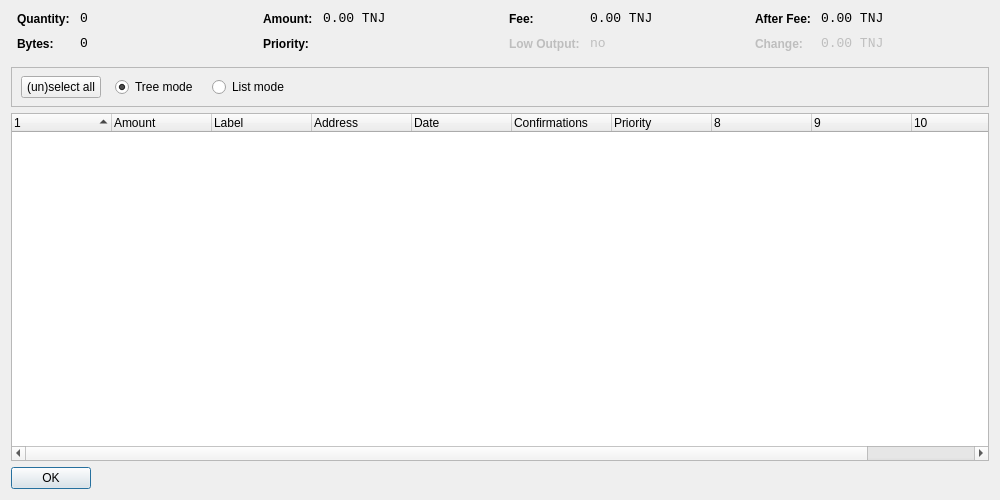
<?xml version="1.0" encoding="UTF-8"?>
<ui version="4.0">
 <class>CoinControlDialog</class>
 <widget class="QDialog" name="CoinControlDialog">
  <property name="geometry">
   <rect>
    <x>0</x>
    <y>0</y>
    <width>1000</width>
    <height>500</height>
   </rect>
  </property>
  <property name="windowTitle">
   <string>Coin Control</string>
  </property>
  <layout class="QVBoxLayout" name="verticalLayout">
   <item>
    <layout class="QHBoxLayout" name="horizontalLayoutTop" stretch="0,0,0,0">
     <property name="topMargin">
      <number>0</number>
     </property>
     <property name="bottomMargin">
      <number>10</number>
     </property>
     <item>
      <layout class="QFormLayout" name="formLayoutCoinControl1">
       <property name="horizontalSpacing">
        <number>10</number>
       </property>
       <property name="verticalSpacing">
        <number>10</number>
       </property>
       <property name="leftMargin">
        <number>6</number>
       </property>
       <property name="rightMargin">
        <number>6</number>
       </property>
       <item row="0" column="0">
        <widget class="QLabel" name="labelCoinControlQuantityText">
         <property name="styleSheet">
          <string notr="true">font-weight:bold;</string>
         </property>
         <property name="text">
          <string>Quantity:</string>
         </property>
        </widget>
       </item>
       <item row="0" column="1">
        <widget class="QLabel" name="labelCoinControlQuantity">
         <property name="font">
          <font>
           <family>Monospace</family>
           <pointsize>10</pointsize>
          </font>
         </property>
         <property name="cursor">
          <cursorShape>IBeamCursor</cursorShape>
         </property>
         <property name="contextMenuPolicy">
          <enum>Qt::ActionsContextMenu</enum>
         </property>
         <property name="text">
          <string notr="true">0</string>
         </property>
         <property name="textInteractionFlags">
          <set>Qt::LinksAccessibleByMouse|Qt::TextSelectableByKeyboard|Qt::TextSelectableByMouse</set>
         </property>
        </widget>
       </item>
       <item row="1" column="0">
        <widget class="QLabel" name="labelCoinControlBytesText">
         <property name="styleSheet">
          <string notr="true">font-weight:bold;</string>
         </property>
         <property name="text">
          <string>Bytes:</string>
         </property>
        </widget>
       </item>
       <item row="1" column="1">
        <widget class="QLabel" name="labelCoinControlBytes">
         <property name="font">
          <font>
           <family>Monospace</family>
           <pointsize>10</pointsize>
          </font>
         </property>
         <property name="cursor">
          <cursorShape>IBeamCursor</cursorShape>
         </property>
         <property name="contextMenuPolicy">
          <enum>Qt::ActionsContextMenu</enum>
         </property>
         <property name="text">
          <string notr="true">0</string>
         </property>
         <property name="textInteractionFlags">
          <set>Qt::LinksAccessibleByMouse|Qt::TextSelectableByKeyboard|Qt::TextSelectableByMouse</set>
         </property>
        </widget>
       </item>
      </layout>
     </item>
     <item>
      <layout class="QFormLayout" name="formLayoutCoinControl2">
       <property name="horizontalSpacing">
        <number>10</number>
       </property>
       <property name="verticalSpacing">
        <number>10</number>
       </property>
       <property name="leftMargin">
        <number>6</number>
       </property>
       <property name="rightMargin">
        <number>6</number>
       </property>
       <item row="0" column="0">
        <widget class="QLabel" name="labelCoinControlAmountText">
         <property name="styleSheet">
          <string notr="true">font-weight:bold;</string>
         </property>
         <property name="text">
          <string>Amount:</string>
         </property>
        </widget>
       </item>
       <item row="0" column="1">
        <widget class="QLabel" name="labelCoinControlAmount">
         <property name="font">
          <font>
           <family>Monospace</family>
           <pointsize>10</pointsize>
          </font>
         </property>
         <property name="cursor">
          <cursorShape>IBeamCursor</cursorShape>
         </property>
         <property name="contextMenuPolicy">
          <enum>Qt::ActionsContextMenu</enum>
         </property>
         <property name="text">
          <string notr="true">0.00 TNJ</string>
         </property>
         <property name="textInteractionFlags">
          <set>Qt::LinksAccessibleByMouse|Qt::TextSelectableByKeyboard|Qt::TextSelectableByMouse</set>
         </property>
        </widget>
       </item>
       <item row="1" column="0">
        <widget class="QLabel" name="labelCoinControlPriorityText">
         <property name="styleSheet">
          <string notr="true">font-weight:bold;</string>
         </property>
         <property name="text">
          <string>Priority:</string>
         </property>
        </widget>
       </item>
       <item row="1" column="1">
        <widget class="QLabel" name="labelCoinControlPriority">
         <property name="font">
          <font>
           <family>Monospace</family>
           <pointsize>10</pointsize>
          </font>
         </property>
         <property name="cursor">
          <cursorShape>IBeamCursor</cursorShape>
         </property>
         <property name="contextMenuPolicy">
          <enum>Qt::ActionsContextMenu</enum>
         </property>
         <property name="text">
          <string/>
         </property>
         <property name="textInteractionFlags">
          <set>Qt::LinksAccessibleByMouse|Qt::TextSelectableByKeyboard|Qt::TextSelectableByMouse</set>
         </property>
        </widget>
       </item>
      </layout>
     </item>
     <item>
      <layout class="QFormLayout" name="formLayoutCoinControl3">
       <property name="horizontalSpacing">
        <number>10</number>
       </property>
       <property name="verticalSpacing">
        <number>10</number>
       </property>
       <property name="leftMargin">
        <number>6</number>
       </property>
       <property name="rightMargin">
        <number>6</number>
       </property>
       <item row="0" column="0">
        <widget class="QLabel" name="labelCoinControlFeeText">
         <property name="styleSheet">
          <string notr="true">font-weight:bold;</string>
         </property>
         <property name="text">
          <string>Fee:</string>
         </property>
        </widget>
       </item>
       <item row="0" column="1">
        <widget class="QLabel" name="labelCoinControlFee">
         <property name="font">
          <font>
           <family>Monospace</family>
           <pointsize>10</pointsize>
          </font>
         </property>
         <property name="cursor">
          <cursorShape>IBeamCursor</cursorShape>
         </property>
         <property name="contextMenuPolicy">
          <enum>Qt::ActionsContextMenu</enum>
         </property>
         <property name="text">
          <string notr="true">0.00 TNJ</string>
         </property>
         <property name="textInteractionFlags">
          <set>Qt::LinksAccessibleByMouse|Qt::TextSelectableByKeyboard|Qt::TextSelectableByMouse</set>
         </property>
        </widget>
       </item>
       <item row="1" column="0">
        <widget class="QLabel" name="labelCoinControlLowOutputText">
         <property name="enabled">
          <bool>false</bool>
         </property>
         <property name="styleSheet">
          <string notr="true">font-weight:bold;</string>
         </property>
         <property name="text">
          <string>Low Output:</string>
         </property>
        </widget>
       </item>
       <item row="1" column="1">
        <widget class="QLabel" name="labelCoinControlLowOutput">
         <property name="enabled">
          <bool>false</bool>
         </property>
         <property name="font">
          <font>
           <family>Monospace</family>
           <pointsize>10</pointsize>
          </font>
         </property>
         <property name="cursor">
          <cursorShape>IBeamCursor</cursorShape>
         </property>
         <property name="contextMenuPolicy">
          <enum>Qt::ActionsContextMenu</enum>
         </property>
         <property name="text">
          <string notr="true">no</string>
         </property>
         <property name="textInteractionFlags">
          <set>Qt::LinksAccessibleByMouse|Qt::TextSelectableByKeyboard|Qt::TextSelectableByMouse</set>
         </property>
        </widget>
       </item>
      </layout>
     </item>
     <item>
      <layout class="QFormLayout" name="formLayoutCoinControl4">
       <property name="horizontalSpacing">
        <number>10</number>
       </property>
       <property name="verticalSpacing">
        <number>10</number>
       </property>
       <property name="leftMargin">
        <number>6</number>
       </property>
       <property name="rightMargin">
        <number>6</number>
       </property>
       <item row="0" column="0">
        <widget class="QLabel" name="labelCoinControlAfterFeeText">
         <property name="styleSheet">
          <string notr="true">font-weight:bold;</string>
         </property>
         <property name="text">
          <string>After Fee:</string>
         </property>
        </widget>
       </item>
       <item row="0" column="1">
        <widget class="QLabel" name="labelCoinControlAfterFee">
         <property name="font">
          <font>
           <family>Monospace</family>
           <pointsize>10</pointsize>
          </font>
         </property>
         <property name="cursor">
          <cursorShape>IBeamCursor</cursorShape>
         </property>
         <property name="contextMenuPolicy">
          <enum>Qt::ActionsContextMenu</enum>
         </property>
         <property name="text">
          <string notr="true">0.00 TNJ</string>
         </property>
         <property name="textInteractionFlags">
          <set>Qt::LinksAccessibleByMouse|Qt::TextSelectableByKeyboard|Qt::TextSelectableByMouse</set>
         </property>
        </widget>
       </item>
       <item row="1" column="0">
        <widget class="QLabel" name="labelCoinControlChangeText">
         <property name="enabled">
          <bool>false</bool>
         </property>
         <property name="styleSheet">
          <string notr="true">font-weight:bold;</string>
         </property>
         <property name="text">
          <string>Change:</string>
         </property>
        </widget>
       </item>
       <item row="1" column="1">
        <widget class="QLabel" name="labelCoinControlChange">
         <property name="enabled">
          <bool>false</bool>
         </property>
         <property name="font">
          <font>
           <family>Monospace</family>
           <pointsize>10</pointsize>
          </font>
         </property>
         <property name="cursor">
          <cursorShape>IBeamCursor</cursorShape>
         </property>
         <property name="contextMenuPolicy">
          <enum>Qt::ActionsContextMenu</enum>
         </property>
         <property name="text">
          <string notr="true">0.00 TNJ</string>
         </property>
         <property name="textInteractionFlags">
          <set>Qt::LinksAccessibleByMouse|Qt::TextSelectableByKeyboard|Qt::TextSelectableByMouse</set>
         </property>
        </widget>
       </item>
      </layout>
     </item>
    </layout>
   </item>
   <item>
    <widget class="QFrame" name="frame">
     <property name="minimumSize">
      <size>
       <width>0</width>
       <height>40</height>
      </size>
     </property>
     <property name="frameShape">
      <enum>QFrame::StyledPanel</enum>
     </property>
     <property name="frameShadow">
      <enum>QFrame::Sunken</enum>
     </property>
     <widget class="QWidget" name="horizontalLayoutWidget">
      <property name="geometry">
       <rect>
        <x>10</x>
        <y>0</y>
        <width>781</width>
        <height>41</height>
       </rect>
      </property>
      <layout class="QHBoxLayout" name="horizontalLayoutPanel" stretch="0,0,0,0,0">
       <property name="spacing">
        <number>14</number>
       </property>
       <item>
        <widget class="QPushButton" name="pushButtonSelectAll">
         <property name="sizePolicy">
          <sizepolicy hsizetype="Maximum" vsizetype="Fixed">
           <horstretch>0</horstretch>
           <verstretch>0</verstretch>
          </sizepolicy>
         </property>
         <property name="text">
          <string>(un)select all</string>
         </property>
        </widget>
       </item>
       <item>
        <widget class="QRadioButton" name="radioTreeMode">
         <property name="sizePolicy">
          <sizepolicy hsizetype="Maximum" vsizetype="Fixed">
           <horstretch>0</horstretch>
           <verstretch>0</verstretch>
          </sizepolicy>
         </property>
         <property name="text">
          <string>Tree mode</string>
         </property>
         <property name="checked">
          <bool>true</bool>
         </property>
        </widget>
       </item>
       <item>
        <widget class="QRadioButton" name="radioListMode">
         <property name="sizePolicy">
          <sizepolicy hsizetype="Maximum" vsizetype="Fixed">
           <horstretch>0</horstretch>
           <verstretch>0</verstretch>
          </sizepolicy>
         </property>
         <property name="text">
          <string>List mode</string>
         </property>
        </widget>
       </item>
       <item>
        <spacer name="horizontalSpacer">
         <property name="orientation">
          <enum>Qt::Horizontal</enum>
         </property>
         <property name="sizeHint" stdset="0">
          <size>
           <width>40</width>
           <height>20</height>
          </size>
         </property>
        </spacer>
       </item>
      </layout>
     </widget>
    </widget>
   </item>
   <item>
    <widget class="CoinControlTreeWidget" name="treeWidget">
     <property name="contextMenuPolicy">
      <enum>Qt::CustomContextMenu</enum>
     </property>
     <property name="sortingEnabled">
      <bool>false</bool>
     </property>
     <property name="columnCount">
      <number>11</number>
     </property>
     <attribute name="headerShowSortIndicator" stdset="0">
      <bool>true</bool>
     </attribute>
     <attribute name="headerStretchLastSection">
      <bool>false</bool>
     </attribute>
     <column>
      <property name="text">
       <string/>
      </property>
     </column>
     <column>
      <property name="text">
       <string>Amount</string>
      </property>
     </column>
     <column>
      <property name="text">
       <string>Label</string>
      </property>
     </column>
     <column>
      <property name="text">
       <string>Address</string>
      </property>
     </column>
     <column>
      <property name="text">
       <string>Date</string>
      </property>
     </column>
     <column>
      <property name="text">
       <string>Confirmations</string>
      </property>
      <property name="toolTip">
       <string>Confirmed</string>
      </property>
     </column>
     <column>
      <property name="text">
       <string>Priority</string>
      </property>
     </column>
     <column>
      <property name="text">
       <string/>
      </property>
     </column>
     <column>
      <property name="text">
       <string/>
      </property>
     </column>
     <column>
      <property name="text">
       <string/>
      </property>
     </column>
     <column>
      <property name="text">
       <string/>
      </property>
     </column>
    </widget>
   </item>
   <item>
    <widget class="QDialogButtonBox" name="buttonBox">
     <property name="sizePolicy">
      <sizepolicy hsizetype="Maximum" vsizetype="Fixed">
       <horstretch>0</horstretch>
       <verstretch>0</verstretch>
      </sizepolicy>
     </property>
     <property name="orientation">
      <enum>Qt::Horizontal</enum>
     </property>
     <property name="standardButtons">
      <set>QDialogButtonBox::Ok</set>
     </property>
    </widget>
   </item>
  </layout>
 </widget>
 <customwidgets>
  <customwidget>
   <class>CoinControlTreeWidget</class>
   <extends>QTreeWidget</extends>
   <header>coincontroltreewidget.h</header>
  </customwidget>
 </customwidgets>
 <resources/>
 <connections/>
</ui>
